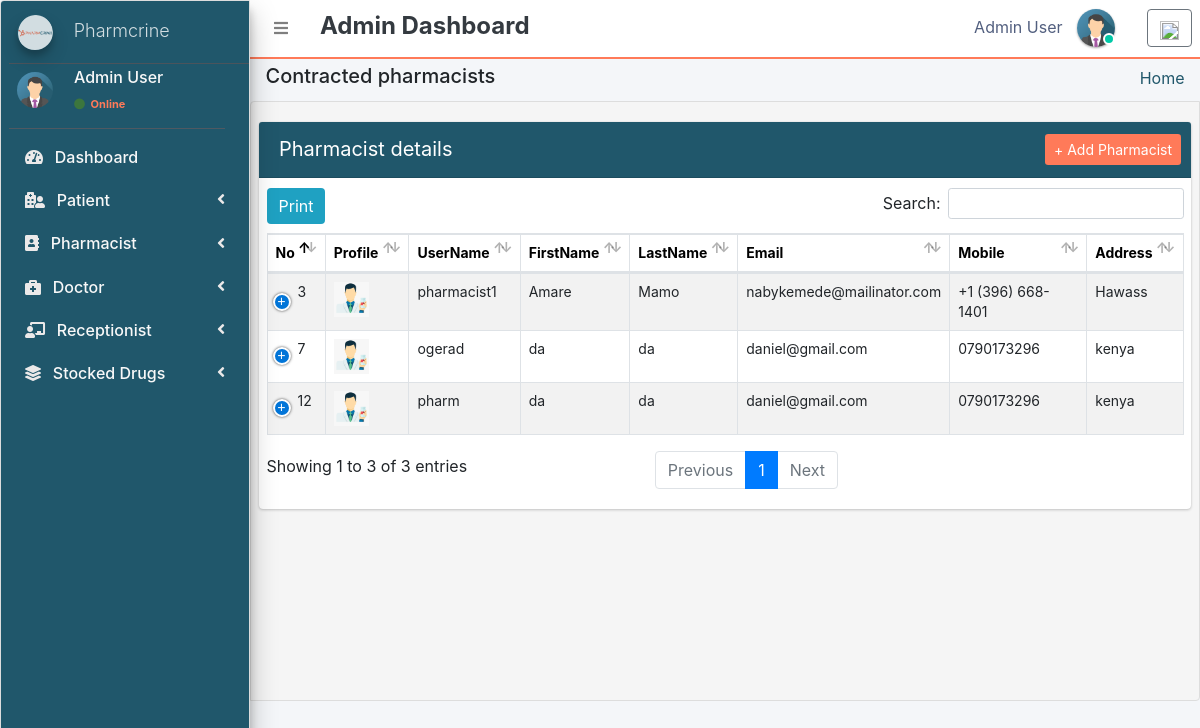
Page /admin_user/manage_pharmacist/ (signed in) on the committed database.
### pharmacy/models.py (models this page shows, shortened)
class CustomUser(AbstractUser):
    user_type_data = ((1, "AdminHOD"), (2, "Pharmacist"), (3, "Doctor"), (4, "PharmacyClerk"),(5, "Patients"))
    user_type = models.CharField(default=1, choices=user_type_data, max_length=10)

class AdminHOD(models.Model):
    gender_category=(
        ('Male','Male'),
        ('Female','Female'),
    )
    admin = models.OneToOneField(CustomUser,null=True, on_delete = models.CASCADE)
    emp_no= models.CharField(max_length=100,null=True,blank=True)
    gender=models.CharField(max_length=100,null=True,choices=gender_category)
    mobile=models.CharField(max_length=10,null=True,blank=True)
    address=models.CharField(max_length=300,null=True,blank=True)
    profile_pic=models.ImageField(default="admin.png",null=True,blank=True)
    created_at = models.DateTimeField(auto_now_add=True)
    updated_at = models.DateTimeField(auto_now=True)
    date_employed=models.DateTimeField(auto_now_add=True, auto_now=False)
    objects = models.Manager()

class Pharmacist(models.Model):
    gender_category=(
        ('Male','Male'),
        ('Female','Female'),
    )
    admin = models.OneToOneField(CustomUser,null=True, on_delete = models.CASCADE)
    emp_no=models.CharField(max_length=100,null=True,blank=True)
    age= models.IntegerField(default='0', blank=True, null=True)
    gender=models.CharField(max_length=100,null=True,choices=gender_category)
    mobile =models.CharField(max_length=10,null=True,blank=True)
    address=models.CharField(max_length=300,null=True,blank=True)
    profile_pic=models.ImageField(default="images2.png",null=True,blank=True)
    created_at = models.DateTimeField(auto_now_add=True)
    updated_at = models.DateTimeField(auto_now=True)
    objects = models.Manager()

### pharmacy/HODViews.py (the view)
# urls.py: path('admin_user/manage_pharmacist/',HODViews.managePharmacist,name='manage_pharmacist'),
def managePharmacist(request):
    staffs = Pharmacist.objects.all()
    context = {
        "staffs": staffs,
        "title":"Manage Pharmacist"
    }
    return render(request,'hod_templates/all_pharmacist.html',context)

### pharmacy/LoginCheckMiddleWare.py (called while the page is built, shortened)
    def process_view(self, request, view_func, view_args, view_kwargs):
        modulename = view_func.__module__
        user = request.user
        if user.is_authenticated:
            if user.user_type == "1":
                if modulename == "pharmacy.HODViews":
                    pass
                elif modulename == "":
                    pass
                elif modulename == "pharmacy.views" or modulename == "django.views.static":
                    pass
                else:
                    pass
            else:
                return redirect("login")
        else:
            if request.path == reverse("login"):
                pass
            else:
                return redirect("login")

### pharmacy/templates/hod_templates/all_pharmacist.html (shortened to what this page needs)
{% extends 'hod_templates/base_template.html'%}
{% block page_title %}
<h5>Contracted pharmacists</h5>
{% endblock page_title %}
{% block main_content %}
<section class="content">
    <div class="row">
        <div class="col-md-12">
            <div class="card" style="border-color: #20576b;">
                <div class="card-header" style="background-color: #20576b; color: white;">
                    <span>Pharmacist details</span>
                    <div class="card-tools d-flex">
                        <a class="btn btn-sm" style="background-color: #ff7a59; color: white;" href="{% url 'manage_pharmacist' %}" role="button">+ Add Pharmacist</a>
                    </div>
                </div>
                <table class="table table-bordered table-hover dataTable" id="plist">
                    <thead>
                        <tr>
                            <th>No</th>
                            <th>Profile</th>
                            <th>UserName</th>
                            <th>FirstName</th>
                            <th>LastName</th>
                            <th>Email</th>
                            <th>Mobile</th>
                            <th>Address</th>
                        </tr>
                    </thead>
                    <tbody>
                        {% for staff in staffs %}
                        <tr class="hov">
                            <td>{{staff.admin.id}}</td>
                            <td><img src="{{staff.profile_pic.url}}" class="" width="35" height="35" alt=""></td>
                            <td>{{staff.admin.username}}</td>
                            <td>{{staff.admin.first_name}}</td>
                            <td>{{staff.admin.last_name}}</td>
                            <td>{{staff.admin.email}}</td>
                            <td>{{staff.mobile}}</td>
                            <td>{{staff.address}}</td>
                        </tr>
                        {% endfor %}
                    </tbody>
                </table>
            </div>
        </div>
    </div>
</section>
{% endblock %}

### pharmacy/templates/hod_templates/base_template.html (shortened to what this page needs)
{% extends 'base_file.html' %}
{% block htm %}
<body class="hold-transition sidebar-mini layout-fixed" style="background-color: #f8f9fa;">
    <div class="wrapper">
        <nav class="main-header navbar navbar-expand navbar-white navbar-light" style="border-bottom: 2px solid #ff7a59;">
            <ul class="navbar-nav">
                <li class="nav-item">
                    <a class="nav-link" data-widget="pushmenu" href="#" role="button"><i class="fas fa-bars"></i></a>
                </li>
            </ul>
            <h4 class="ml-3 mt-1 text-dark" style="font-weight: bold;">Admin Dashboard</h4>
            <ul class="navbar-nav ml-auto">
                <li class="nav-item mx-3">
                    <a href="#" class="sm-submenu-with-image a">
                        <span>{{ user.first_name }} {{ user.last_name }}</span>
                        <img src="{{ request.user.adminhod.profile_pic.url }}" class="img-circle elevation-1" width="38" height="38" alt="">
                        <span class="avatar-status avatar-sm-status avatar-status-success"></span>
                    </a>
                </li>
                <li class="nav-item dropdown ml-3 low">
                    <a href="#" class="btn btn-outline-secondary text-muted bg-transparent" data-toggle="dropdown" aria-expanded="false">
                        <img src="https://img.icons8.com/ios/50/000000/settings.png" width="19" height="19">
                    </a>
                </li>
            </ul>
        </nav>
        {% include 'hod_templates/sidebar.html' %}
        <div class="content-wrapper">
            <div class="content-header">
                <div class="container-fluid">
                    <div class="row">
                        <div class="col-sm-6">
                            <h1 class="m-0 text-dark">
                                {% block page_title %} {% endblock page_title %}
                            </h1>
                        </div>
                        <div class="col-sm-6">
                            <ol class="breadcrumb float-sm-right">
                                <li class="breadcrumb-item"><a href="" style="color: #20576b;">Home</a></li>
                            </ol>
                        </div>
                    </div>
                </div>
            </div>
            {% block main_content %} {% endblock main_content %}
        </div>
    </div>
</body>
{% endblock htm %}

### pharmacy/templates/hod_templates/sidebar.html (shortened to what this page needs)
{% load static %}
<aside class="main-sidebar sidebar-dark-primary elevation-4">
    <a href="" class="brand-link ml-2">
        <img src="{% static 'images/rlogo.png' %}" alt="Logo" width="36" height="36" class="img-circle elevation-3" style="opacity: .8">
        <span class="brand-text font-weight-light mt-1 ml-3 sus">Pharmcrine</span>
    </a>
    <div class="sidebar">
        <div class="user-panel mr-3">
            <div class="pull-left image sm-submenu-with-image a ml-2">
                <img src="{{request.user.adminhod.profile_pic.url}}" class="img-circle mt-2" width="36" height="36" alt="User Image">
            </div>
            <div class="pull-left info">
                <p>{{user.first_name}} {{user.last_name}}</p>
                <a href="#" style="color: #ff7a59;"><i class="fa fa-circle text-success"></i> Online</a>
            </div>
        </div>
        <nav class="mt-2">
            <ul class="nav nav-pills nav-sidebar flex-column" data-widget="treeview" role="menu" data-accordion="false">
                <li class="nav-item">
                    <a href="{% url 'admin_dashboard' %}" class="nav-link" style="color: white;">
                        <i class="fas fa-tachometer-alt mr-2"></i>
                        <p>Dashboard</p>
                    </a>
                </li>
                <li class="nav-item">
                    <a href="#" class="nav-link" style="color: white;">
                        <i class="fas fa-hospital-user mr-2"></i>
                        <p>Patient<i class="right fas fa-angle-left"></i></p>
                    </a>
                </li>
                <li class="nav-item">
                    <a href="#" class="nav-link" style="color: white;">
                        <i class="fas fa-address-book mr-2"></i>
                        <p>Pharmacist<i class="right fas fa-angle-left"></i></p>
                    </a>
                </li>
                <li class="nav-item">
                    <a href="#" class="nav-link" style="color: white;">
                        <i class="fas fa-briefcase-medical mr-2"></i>
                        <p>Doctor<i class="right fas fa-angle-left"></i></p>
                    </a>
                </li>
                <li class="nav-item">
                    <a href="#" class="nav-link" style="color: white;">
                        <i class="fas fa-chalkboard-teacher mr-2"></i>
                        <p>Receptionist<i class="right fas fa-angle-left"></i></p>
                    </a>
                </li>
                <li class="nav-item">
                    <a href="#" class="nav-link" style="color: white;">
                        <i class="fas fa-layer-group mr-2"></i>
                        <p>Stocked Drugs<i class="right fas fa-angle-left"></i></p>
                    </a>
                </li>
            </ul>
        </nav>
    </div>
</aside>

### static/css/main.css (style rules this page uses)
html { font-family: sans-serif; line-height: 1.15; -webkit-text-size-adjust: 100%; -webkit-tap-highlight-color: transparent; }
body { overflow-y: hidden; overflow-x: hidden; font-family: -apple-system, BlinkMacSystemFont, "Segoe UI", Roboto, "Helvetica Neue", Arial, "Noto Sans", sans-serif, "Apple Color Emoji", "Segoe UI Emoji", "Segoe UI Symbol", "Noto Color Emoji" !important; }
th { color: rgb(0, 0, 0); font-size: 14px !important; }
.content { background-color: #f5f5f5; border: 1px solid #dddddd; border-radius: 4px 0px 4px 0px; left: -1px; padding: 10px 7px 5px; }
.main-sidebar { background: #000000; border: 1px solid #dddddd; border-radius: 4px 0px 4px 0px; font-weight: bold; }
.content { height: 75vh; overflow-y: scroll; overflow-x: hidden; }
.content .row { margin-top: 20px !important; }
.main-sidebar { background-color: #20576b !important; color: white !important; }
.main-sidebar p { color: #f8f8f8 !important; font-weight: 500 !important }
.main-sidebar i { color: rgb(235, 233, 233) !important; }
td { font-size: 14px !important; }
.hov { transition: transform .5s; }
.avatar-status { position: absolute; bottom: 12px; right: 75.4px; display: -ms-inline-flexbox; display: inline-flex; -ms-flex-negative: 0; flex-shrink: 0; -ms-flex-pack: center; justify-content: center; -ms-flex-align: center; align-items: center; white-space: nowrap; text-align: center; vertical-align: baseline; font-weight: 600; border: .125rem solid #fff; width: 12px; height: 12px; line-height: 1; font-size: .71094rem; border-radius: 50%; }
.avatar-status-success { color: #fff; background-color: #00c9a7; }
.card-header span { font-size: 20px !important; }
.table>tbody>tr>td, .table>tbody>tr>th, .table>tfoot>tr>td, .table>tfoot>tr>th, .table>thead>tr>td, .table>thead>tr>th { padding: 8px; line-height: 1.42857143; vertical-align: top; }
.pull-left { float: left; }
.pull-left { float: left!important; }
.user-panel>.info { padding: 5px 5px 5px 15px; line-height: 1; position: absolute; left: 55px; }
.user-panel>.info>p { font-weight: 600; margin-bottom: 9px; }
p { margin: 0 0 10px; }
.user-panel { padding-bottom: 20px; }
.user-panel:after { clear: both; }
.user-panel:before, .user-panel:after { content: " "; display: table; }
.user-panel>.info>a>.fa, .user-panel>.info>a>.ion, .user-panel>.info>a>.glyphicon { margin-right: 3px; }
.fa-circle { color: #3c763d !important; }
.user-panel i { color: #3c763d !important; }
.user-panel>.info>a { text-decoration: none; padding-right: 5px; margin-top: 3px; font-size: 11px; overflow: hidden; white-space: nowrap; }
.sus { overflow: hidden; white-space: nowrap; font-size: 18px; }
.table { background: white !important; }
.container-fluid { width: 100%; padding-right: 15px; padding-left: 15px; margin-right: auto; margin-left: auto; }
.row { display: flex; flex-wrap: wrap; margin-right: -15px; margin-left: -15px; }
.d-flex { display: flex !important; z-index: 44; }
.d-flex { display: flex !important; }
.table tbody tr:nth-of-type(odd) { background-color: rgba(0, 0, 0, .05) !important; }
.table tbody tr:nth-of-type(odd) { background-color: rgba(197, 197, 197, 0.05) !important; }
.img-circle { border-radius: 50%; }
.content-wrapper .content-header { padding: 5px 0.5rem !important; }

### static/css/profile.css (style rules this page uses)
li { list-style-type: none ! }
.navbar-nav span { color: #525f7f !important; margin-right: 10px !important; }
body { font-family: 'Rubik', sans-serif; height: 100% !important; }
.table tbody tr:nth-of-type(odd) { background-color: rgba(0, 0, 0, .05) !important; }

### rows in the picture
CustomUser: first_name "Admin", last_name "User", user.adminhod.profile_pic (picture)
Pharmacist: admin.id "3", profile_pic (picture), admin.username "pharmacist1", admin.first_name "Amare", admin.last_name "Mamo", admin.email "nabykemede@mailinator.com", mobile "+1 (396) 668-1401", address "Hawass"
Pharmacist: admin.id "7", profile_pic (picture), admin.username "ogerad", admin.first_name "da", admin.last_name "da", admin.email "daniel@gmail.com", mobile "0790173296", address "kenya"
Pharmacist: admin.id "12", profile_pic (picture), admin.username "pharm", admin.first_name "da", admin.last_name "da", admin.email "daniel@gmail.com", mobile "0790173296", address "kenya"
